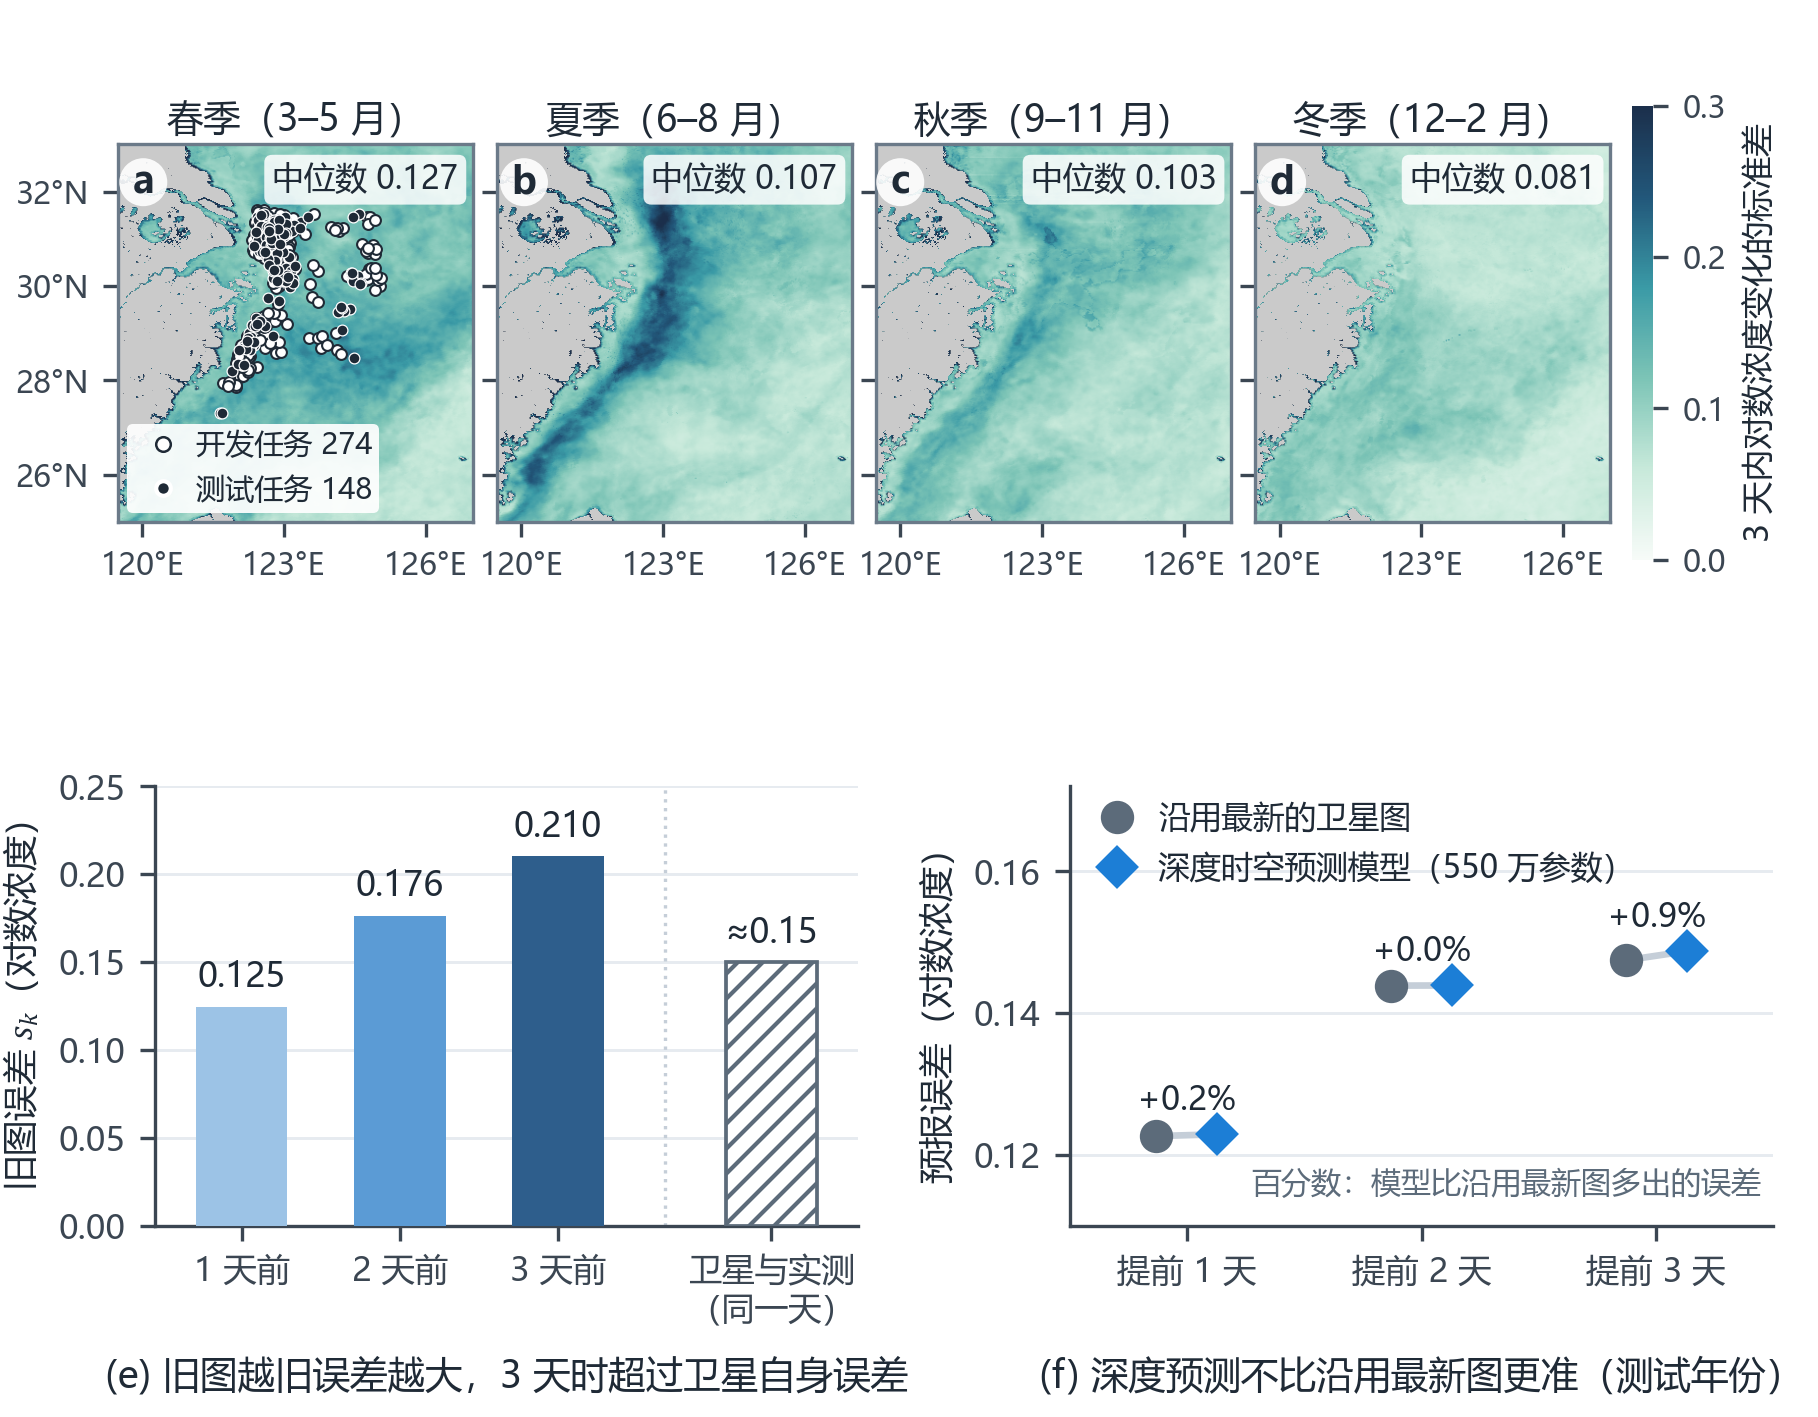

Python code for this plot:
"""Figure 2: what eight years of satellite chlorophyll tell the vehicle, and what they cannot.
(a)-(d) spread of the 3-day change of log10 chlorophyll per season (all 3197 days), with the
        spring mission windows; (e) error of a k-day-old map in the mission windows (development
        years), against the difference between satellite and in-situ chlorophyll; (f) a deep
        spatio-temporal forecaster against simply keeping the latest map (test years).
Data: results/atlas/atlas_stats.npz, data/missions/prior_stats.json, results/worldmodel_eval.json,
data/missions/chl_missions.csv
"""
import csv
import json

import numpy as np
import style as S
from style import plt

S.setup()
A = np.load(S.ROOT / "results" / "atlas" / "atlas_stats.npz")
lat, lon = A["lat"], A["lon"]
land = np.load(S.ROOT / "data" / "missions" / "land_mask.npy")
rows = list(csv.DictReader(open(S.ROOT / "data" / "missions" / "chl_missions.csv", encoding="utf-8")))
st = json.load(open(S.ROOT / "data" / "missions" / "prior_stats.json", encoding="utf-8"))
wm = json.load(open(S.ROOT / "results" / "worldmodel_eval.json", encoding="utf-8"))
wm = wm[next(iter(wm))]

fig = plt.figure(figsize=(S.TEXTW, 120 * S.MM))
gs_top = fig.add_gridspec(1, 4, left=0.065, right=0.885, top=0.945, bottom=0.585, wspace=0.07)
ext = [lon[0], lon[-1], lat[0], lat[-1]]
seasons = [("spring", "春季（3–5 月）"), ("summer", "夏季（6–8 月）"), ("autumn", "秋季（9–11 月）"),
           ("winter", "冬季（12–2 月）")]
for k, (s, title) in enumerate(seasons):
    ax = fig.add_subplot(gs_top[0, k])
    v = A[f"sd_{s}_3"]
    im = ax.imshow(v, origin="lower", extent=ext, cmap=S.CHANGE, vmin=0.0, vmax=0.30, interpolation="bilinear")
    ax.imshow(np.where(land, 1.0, np.nan), origin="lower", extent=ext, cmap="Greys", vmin=0, vmax=3.2,
              interpolation="nearest")
    med = float(np.nanmedian(v))
    ax.text(0.96, 0.95, f"中位数 {med:.3f}", transform=ax.transAxes, ha="right", va="top", fontsize=7.6,
            color=S.INK, bbox=dict(boxstyle="round,pad=0.25", fc="white", ec="none", alpha=0.85))
    if s == "spring":
        for split, kw in (("dev", dict(mfc="white", mec=S.INK, mew=0.5)), ("test", dict(mfc=S.INK, mec="white", mew=0.3))):
            xs = [float(r["lon0"]) for r in rows if r["split"] == split]
            ys = [float(r["lat0"]) for r in rows if r["split"] == split]
            ax.plot(xs, ys, "o", ms=2.6, ls="", **kw)
        ax.plot([], [], "o", ms=3.5, mfc="white", mec=S.INK, mew=0.6, ls="", label="开发任务 274")
        ax.plot([], [], "o", ms=3.5, mfc=S.INK, mec="white", ls="", label="测试任务 148")
        ax.legend(loc="lower left", fontsize=7.0, handletextpad=0.1, borderpad=0.25, frameon=True,
                  framealpha=0.92, edgecolor="none", borderaxespad=0.3)
    ax.set_title(title, fontsize=8.8, pad=3)
    ax.set_xticks([120, 123, 126], ["120°E", "123°E", "126°E"], fontsize=7.4)
    ax.set_yticks([26, 28, 30, 32], ["26°N", "28°N", "30°N", "32°N"] if k == 0 else [], fontsize=7.4)
    ax.grid(False)
    for sp in ax.spines.values():
        sp.set_visible(True)
        sp.set_color("#6B7A89")
    ax.text(0.04, 0.95, "abcd"[k], transform=ax.transAxes, fontsize=9, fontweight="bold", va="top",
            bbox=dict(boxstyle="circle,pad=0.12", fc="white", ec="none", alpha=0.9))
cax = fig.add_axes([0.897, 0.605, 0.012, 0.32])
cb = fig.colorbar(im, cax=cax)
cb.outline.set_visible(False)
cb.set_ticks([0, 0.1, 0.2, 0.3])
cb.ax.tick_params(labelsize=7.4)
cb.set_label("3 天内对数浓度变化的标准差", fontsize=7.8)

# (e) how wrong a stale map is, by age
gs_bot = fig.add_gridspec(1, 2, left=0.085, right=0.975, top=0.445, bottom=0.135, wspace=0.30)
ax = fig.add_subplot(gs_bot[0, 0])
ks = [1, 2, 3]
sk = [st["sd"][str(k)] for k in ks]
ax.bar(ks, sk, width=0.58, color=["#9CC3E6", "#5B9BD5", "#2E5E8C"], zorder=3)
ax.bar([4.35], [0.15], width=0.58, color="white", edgecolor=S.MUTED, hatch="////", lw=0.9, zorder=3)
for k, v in zip(ks + [4.35], sk + [0.15]):
    ax.text(k, v + 0.006, f"{v:.3f}" if k != 4.35 else "≈0.15", ha="center", va="bottom", fontsize=8.2, color=S.INK)
ax.axvline(3.68, color="#C5CED8", lw=0.8, ls=":")
ax.set_xticks(ks + [4.35], ["1 天前", "2 天前", "3 天前", "卫星与实测" + chr(10) + "（同一天）"])
ax.set_xlim(0.45, 4.9)
ax.set_ylim(0, 0.25)
ax.set_ylabel("旧图误差 $s_k$（对数浓度）")
ax.grid(axis="x", visible=False)
S.caption(ax, "(e) 旧图越旧误差越大，3 天时超过卫星自身误差", y=-0.30)

# (f) a deep forecaster does not beat keeping the latest map
ax = fig.add_subplot(gs_bot[0, 1])
leads = [1, 2, 3]
rm = [wm[str(k)]["rmse_model"] for k in leads]
rp = [wm[str(k)]["rmse_persistence"] for k in leads]
for k, a, b in zip(leads, rm, rp):
    ax.plot([k - 0.13, k + 0.13], [b, a], color="#C5CED8", lw=1.6, zorder=2)
ax.plot([k - 0.13 for k in leads], rp, "o", ms=7, color=S.MUTED, zorder=3, label="沿用最新的卫星图")
ax.plot([k + 0.13 for k in leads], rm, "D", ms=6.4, color=S.GO, zorder=3, label="深度时空预测模型（550 万参数）")
for k, a, b in zip(leads, rm, rp):
    ax.text(k, max(a, b) + 0.0035, S.minus((a - b) / b * 100, "{:+.1f}") + "%", ha="center", fontsize=7.8,
            color=S.INK)
ax.set_xticks(leads, ["提前 1 天", "提前 2 天", "提前 3 天"])
ax.set_xlim(0.5, 3.5)
ax.set_ylim(0.11, 0.172)
ax.set_ylabel("预报误差（对数浓度）")
ax.legend(loc="upper left", fontsize=7.6, handletextpad=0.3, borderaxespad=0.1)
ax.text(3.45, 0.1135, "百分数：模型比沿用最新图多出的误差", fontsize=7.2, color=S.MUTED, va="bottom", ha="right")
ax.grid(axis="x", visible=False)
S.caption(ax, "(f) 深度预测不比沿用最新图更准（测试年份）", y=-0.30)
S.save(fig, "fig_data")
